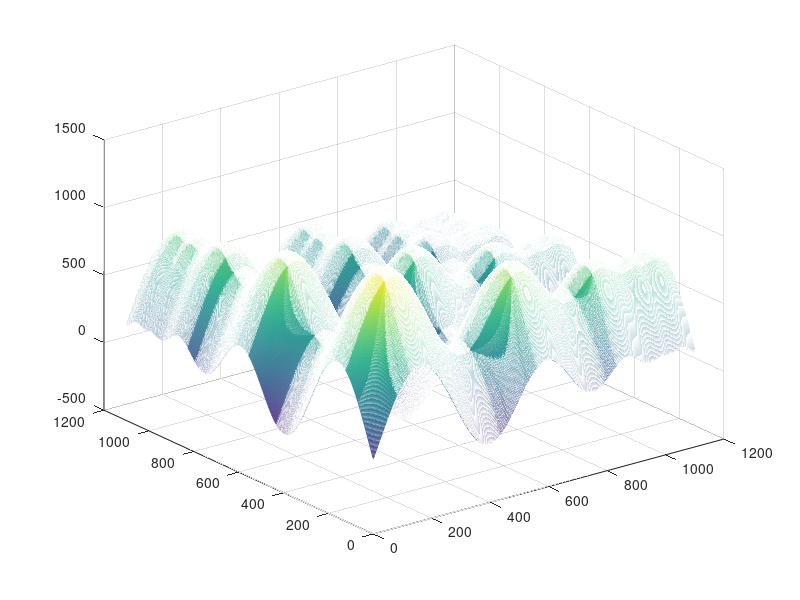

The MATLAB script that drew this image: (Note: this script raises an error after producing the figure.)
 [X1, X2] = meshgrid(-500:.5:50); 
             Z =418.9829 -X1.*sin(sqrt(abs(X1)))-X2.*sin(sqrt(abs(X2)));
             mesh(Z)
x = fminsearch(@fun2,[0,50])
y = fun2(x)